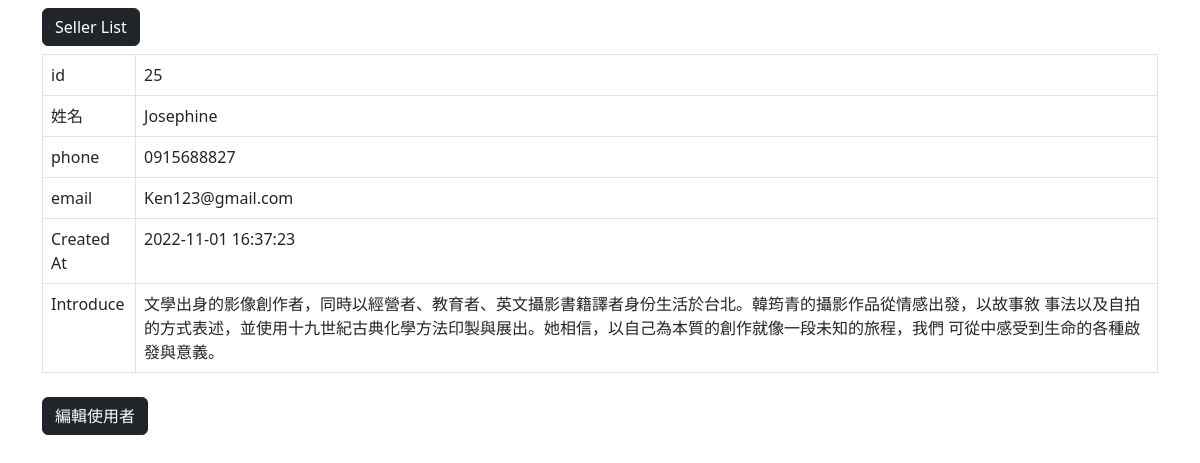
Screenshot of /seller/seller.php?id=25 with the database file from the repository.
### tables this page shows
CREATE TABLE `sellers` (
  `id` int(6) UNSIGNED NOT NULL,
  `account` varchar(20) NOT NULL,
  `password` varchar(50) NOT NULL,
  `name` varchar(30) NOT NULL,
  `phone` varchar(30) DEFAULT NULL,
  `email` varchar(30) DEFAULT NULL,
  `created_at` datetime DEFAULT NULL,
  `valid` tinyint(1) NOT NULL,
  `introduce` varchar(255) NOT NULL
);

### seller/seller.php (the view, shortened to what this page needs)
<?php
$id=$_GET["id"];
require_once("../db2-connect.php");
$sql="SELECT * FROM sellers WHERE id='$id' AND valid=1";
$result = $conn->query($sql);
$sellerCount=$result->num_rows;
$row=$result->fetch_assoc();
?>
<!doctype html>
<html lang="en">
<head>
  <link href="https://cdn.jsdelivr.net/npm/bootstrap@5.2.1/dist/css/bootstrap.min.css" rel="stylesheet"
>
</head>
<body>
  <div class="container">
    <div class="py-2">
        <a class="btn btn-dark" href="sellers.php">Seller List</a>
    </div>
    <?php if($sellerCount==0): ?>
        使用者不存在
    <?php else: ?>
    <table class="table table-bordered">
        <tbody>
            <tr>
                <td>id</td>
                <td><?=$row["id"]?></td>
            </tr>
            <tr>
                <td>姓名</td>
                <td><?=$row["name"]?></td>
            </tr>
            <tr>
                <td>phone</td>
                <td><?=$row["phone"]?></td>
            </tr>
            <tr>
                <td>email</td>
                <td><?=$row["email"]?></td>
            </tr>
            <tr>
                <td>Created At</td>
                <td><?=$row["created_at"]?></td>
            </tr>
            <tr>
                <td>Introduce</td>
                <td><?=$row["introduce"]?></td>
            </tr>
        </tbody>
    </table>
    <div class="py-2">
        <a class="btn btn-dark" href="edit-seller.php?id=<?=$row["id"]?>">編輯使用者</a>
    </div>
    <?php endif ?>
  </div>
</body>
</html>

### rows the page displays
sellers: id "25", name "Josephine", phone "0915688827", email "Ken123@gmail.com", created_at "2022-11-01 16:37:23", introduce "文學出身的影像創作者，同時以經營者、教育者、英文攝影書籍譯者身份生活於台北。韓筠青的攝影作品從情感出發，以故事敘 事法以及自拍的方式表述，並使用十九世紀古典化學方法印製與展出。她相信，以自己為本質的創作就像一段未知的旅程，我們 可從中感受到生命的各種啟發與意義。"
